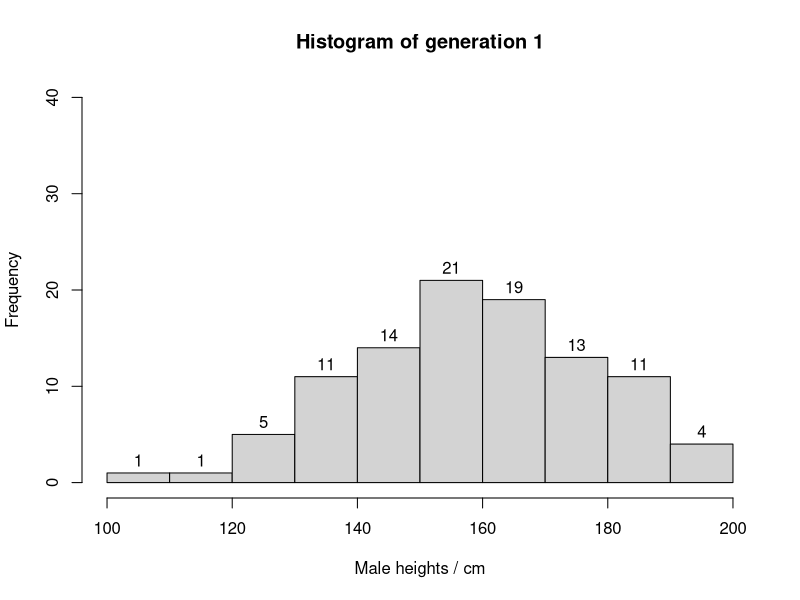
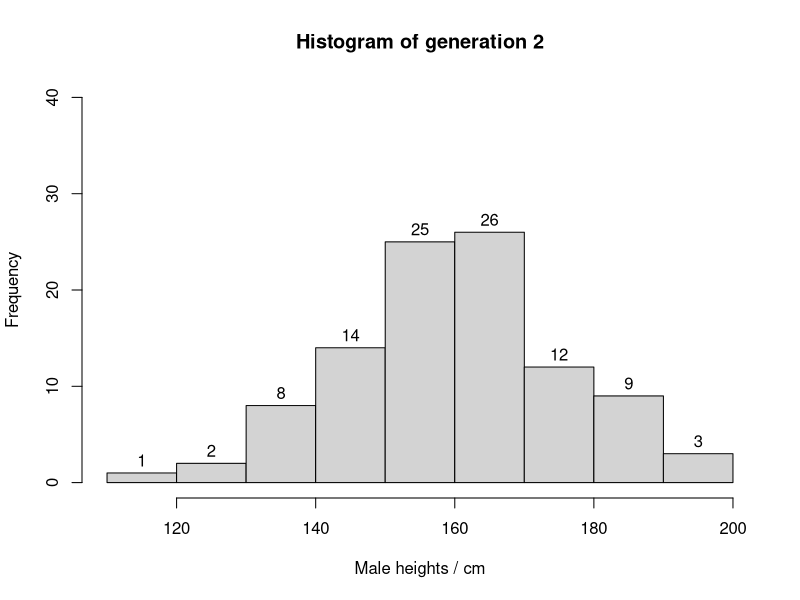
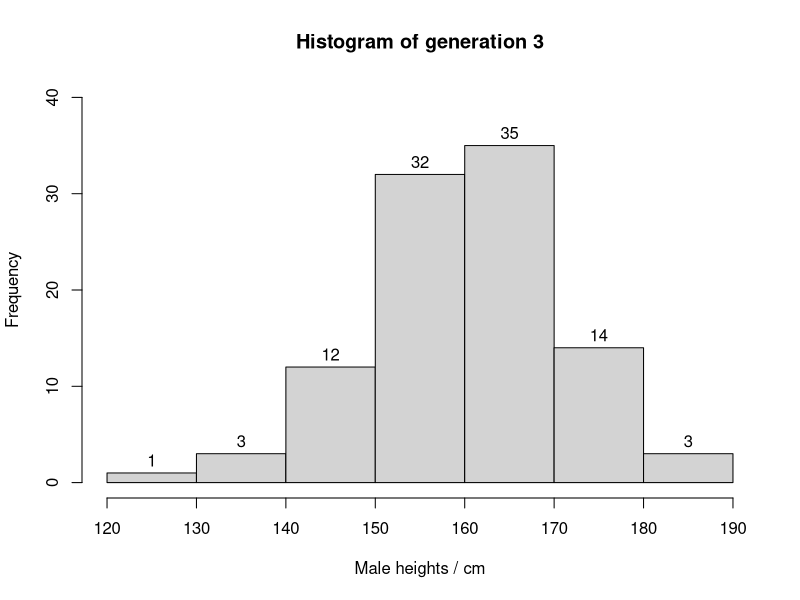
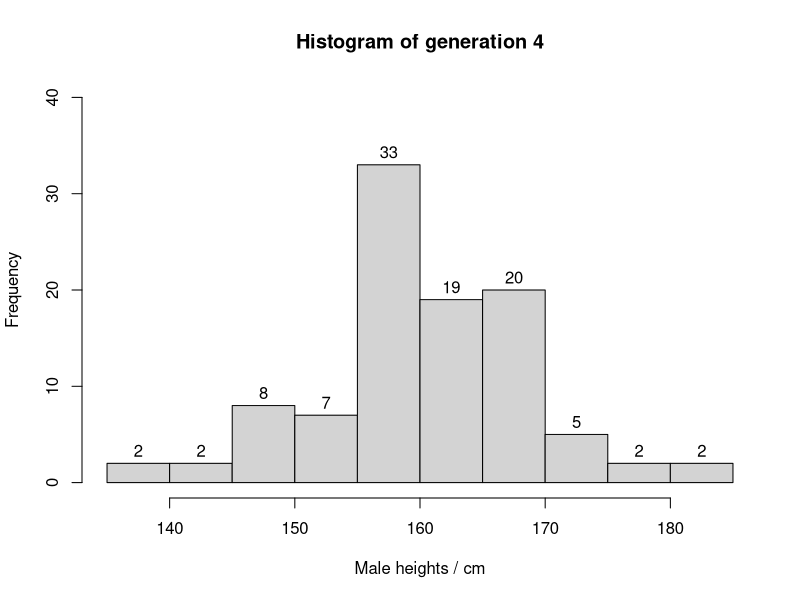
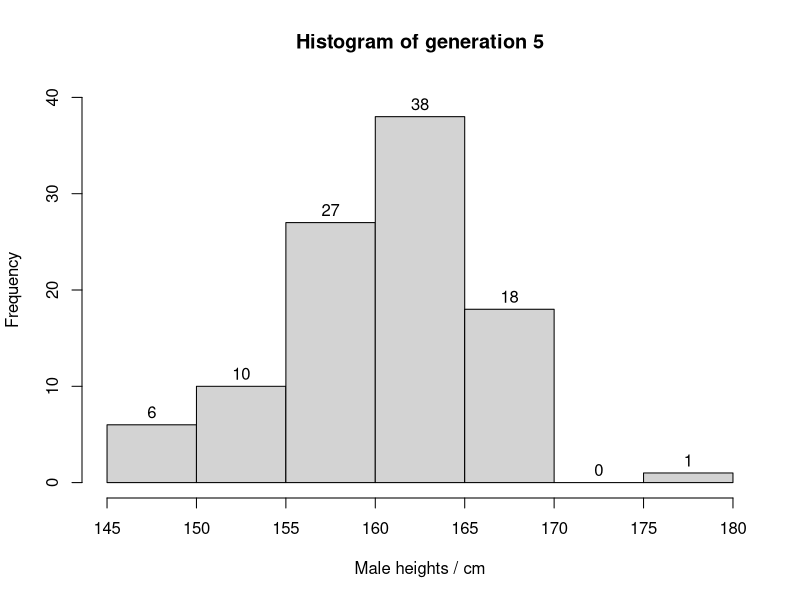
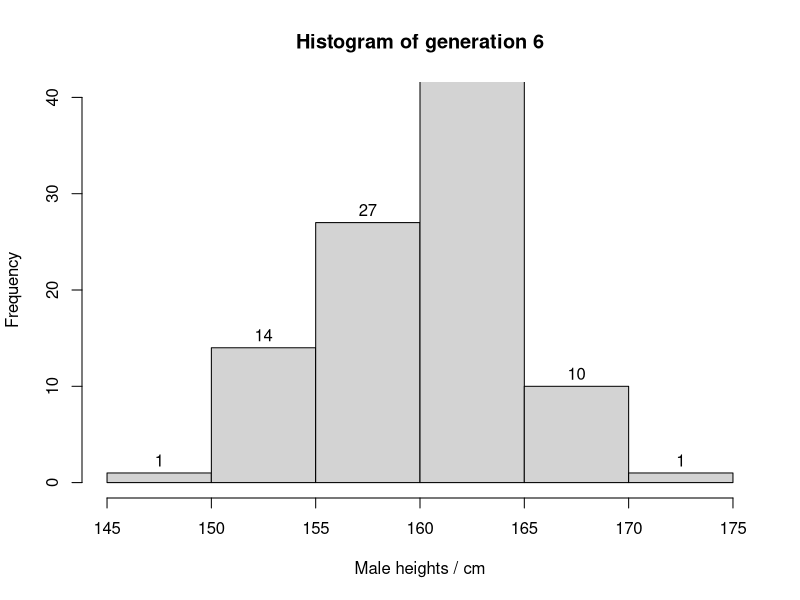
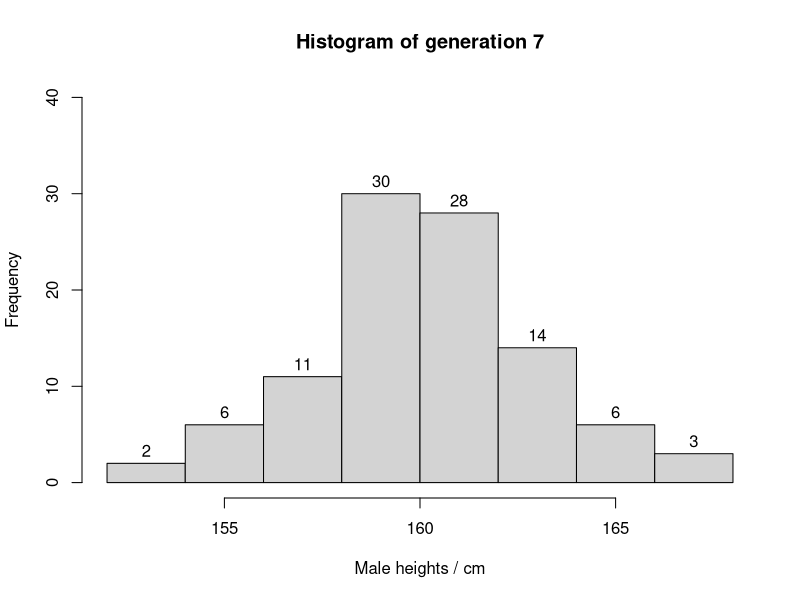
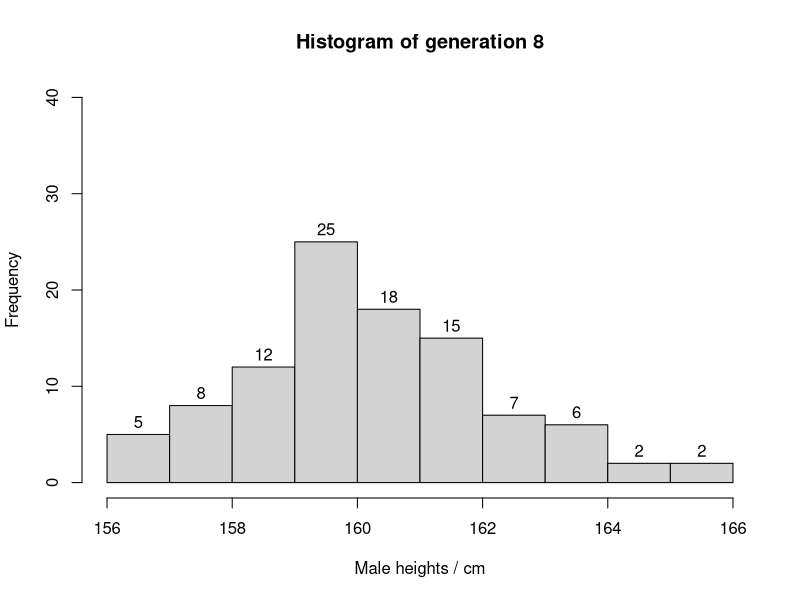

The R script that drew these images, in order: (Note: this script raises an error after producing the figures.)
## ---- chunk 1
pop <- data.frame(m = rnorm(100, 160, 20), f = rnorm(100, 160, 20))
next_gen <- function(pop) {
  pop$m <- sample(pop$m)
  pop$m <- rowMeans(pop)
  pop$f <- pop$m
  pop
}
gen <- 1
hist(pop$m,main = paste("Histogram of generation" , gen),ylim =range(0,40),xlab="Male heights / cm",labels = TRUE)
while(gen < 9){
pop <- next_gen(pop)
gen<-gen+1
hist(pop$m,main = paste("Histogram of generation" , gen),ylim =range(0,40),xlab="Male heights / cm",labels = TRUE)
}
## ---- chunk 2
library(ggplot2)
pop <- data.frame(m = rnorm(100, 160, 20), f = rnorm(100, 160, 20))
next_gen <- function(pop) {
  pop$m <- sample(pop$m)
  pop$m <- rowMeans(pop)
  pop$f <- pop$m
  pop
}
temp <- pop
gen <- 1
pop<-cbind(pop,gen)
while(gen < 9){
temp <- next_gen(temp)
gen<-gen+1
pop <- rbind(pop,cbind(temp,gen))
}
ggplot(pop, aes(x=m, y=f))+geom_point(alpha=0.3)+facet_wrap(~ gen)+xlim(100,220)+ylim(120,200)
## ---- chunk 3
set.seed(1000)
results <- data.frame(matrix(NA, nrow = 1000, ncol = 4))
names(results) <- c("mean","lower","upper","contains mean")
count <- 0
for(i in 1:1000){
  x <- runif(100, -1, 1)
  results$mean[i] <- mean(x)
  s <- sd(x)
  results$lower[i] <- results$mean[i]-1.96*s/sqrt(100)
  results$upper[i] <- results$mean[i]+1.96*s/sqrt(100)
  if(results$lower[i] <= 0 && results$upper >= 0){
    results[i,"contains mean"] <- 1
    count <- count+1
  } else{
    results[i,"contains mean"] <- 0
  }
}
cat("Number of trials: 1000\n")
results[1:10,]
cat(count/10,"percent of CI's contained the mean")
## ---- chunk 4
makePatient <- function() {
  vowel <- grep("[aeiou]", letters)
  cons <- grep("[^aeiou]", letters)
  name <- paste(sample(LETTERS[cons], 1), sample(letters[vowel], 1), sample(letters[cons], 1), sep='')
  gender <- factor(sample(0:1, 1), levels=0:1, labels=c('female','male'))
  dob <- as.Date(sample(7500, 1), origin="1970-01-01")
  n <- sample(6, 1)
  doa <- as.Date(sample(1500, n), origin="2010-01-01")
  pulse <- round(rnorm(n, 80, 10))
  temp <- round(rnorm(n, 98.4, 0.3), 2)
  fluid <- round(runif(n), 2)
  list(name, gender, dob, doa, pulse, temp, fluid)
}

setClass("medicalRecord",slots=c("name", "gender", "date_of_birth", "date_of_admission", "pulse", "temperature", "fluid_intake"))

medicalRecord <- function(object){
  names(object)<-c("name", "gender", "date_of_birth", "date_of_admission", "pulse", "temperature", "fluid_intake")
  class(object)<-"medicalRecord"
  object
}
## ---- chunk 5
set.seed(8)
mrecord<-makePatient()
mrecord<-medicalRecord(mrecord)
mrecord
attributes(mrecord)
## ---- chunk 6
mean.medicalRecord <- function(object){
  list(pulse=mean(object$pulse),temperature = mean(object$temperature),fluids=mean(object$fluid_intake))
}

print.medicalRecord <- function(object){
  cat("name:",object$name,"\n")
  cat(paste("gender:",object$gender,"\n"))
  cat(paste("data of birth:",object$date_of_birth,"\n"))
  cat("date of admission\t","pulse\t","temperature\t","fluid intake\n ")
  cat(paste(object$date_of_admission[order(object$date_of_admission)],"\t\t\t",object$pulse[order(object$date_of_admission)],"\t",object$temperature[order(object$date_of_admission)],"\t\t\t",object$fluid_intake[order(object$date_of_admission)],"\n"))
}

plot.medicalRecord <- function(object){
  plot(object$date_of_admission[order(object$date_of_admission)],object$pulse[order(object$date_of_admission)],type="b",main="measurement of pulse over time",xlab="time",ylab="pulse")
  plot(object$date_of_admission[order(object$date_of_admission)],object$temperature[order(object$date_of_admission)],type="b",main="measurement of temperature over time",xlab="time",ylab="temperature / F")
  plot(object$date_of_admission[order(object$date_of_admission)],object$fluid_intake[order(object$date_of_admission)],type="b",main="measurement of fluid intake over time",xlab="time",ylab="fluid intake")
}
## ---- chunk 7
mean(mrecord)
print(mrecord)
plot(mrecord)

## ---- chunk 8
setClass("cohort",slots=c("name","medicalRecord"))
set.seed(8)
group<-list(name=NA,medicalRecord=NA)
for(i in 1:10){
  temp<-makePatient()
  temp<-medicalRecord(temp)
  group$name[i]<-temp[1]
  group$medicalRecord[i]<-list(temp)
}
class(group)<-"cohort"

mean.cohort <- function(object){
  medicalRecord<-list(name=NA,pulse=NA,tem=NA,fluid=NA)
  for(i in 1:10){
    medicalRecord$name[i]<-object$name[[i]]
    medicalRecord$pulse[i]<-mean(object$medicalRecord[[i]]$pulse)
    medicalRecord$tem[i]<-mean(object$medicalRecord[[i]]$temperature)
    medicalRecord$fluid[i]<-mean(object$medicalRecord[[i]]$fluid_intake)
  }
  list(mean=medicalRecord)
}

print.cohort <- function(object){
  for(i in 1:10){
    cat("\nNo.",i,"\n")
    print(object$medicalRecord[[i]])
  }
}
## ---- chunk 9
mean(group)
print(group)
